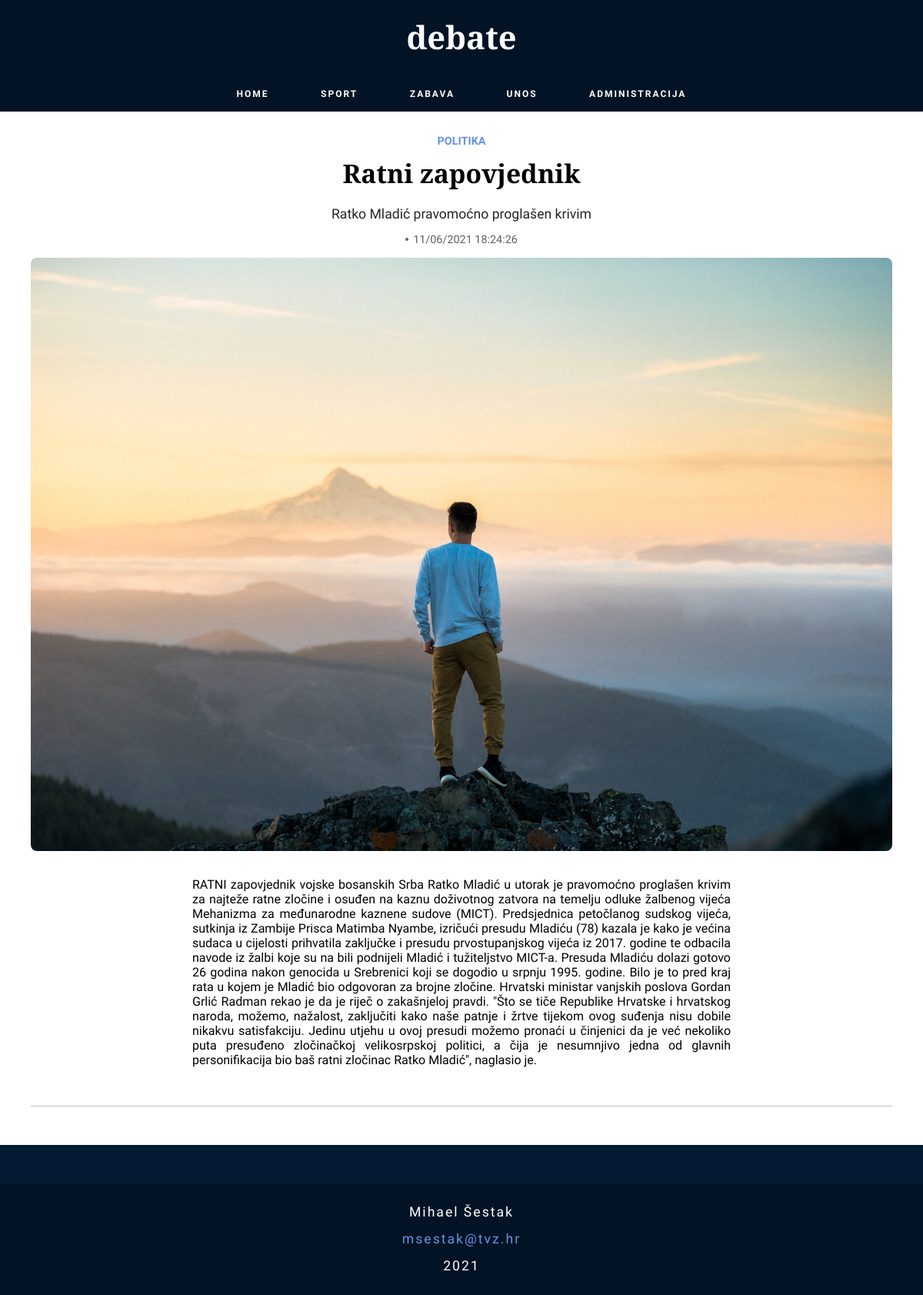
The page /main/clanak.php?id=141 on the database its author committed.
### main/clanak.php (the view, shortened to what this page needs)
<?php
  include_once '../phpProvjere/connect.php';
?>
<!DOCTYPE html>
<html lang="en">
  <head>
    <link rel="stylesheet" type="text/css" href="../styles/style.min.css" />
  </head>
  <body>
    <header id="header">
      <section class="header-content">
        <a href="index.php"><h1 class="site-title">debate</h1></a>
        <nav id="header-nav">
          <ul class="nav-list">
            <li><a href="index.php">home</a></li>
            <li><a href="sport.php">sport</a></li>
            <li><a href="zabava.php">zabava</a></li>
            <li><a href="unos.php">unos</a></li>
            <li><a href="administrator.php">administracija</a></li>
          </ul>
        </nav>
      </section>
    </header>
    <main id="page-wrapper_article">
        <?php
            $id_clanka = $_GET["id"];
            if($sqlConnect) {
                $query = "SELECT * FROM članci WHERE id = $id_clanka";
                $result = @mysqli_query($sqlConnect, $query);
                while ($row = mysqli_fetch_array($result)) {
                echo "
                    <p class='section_title'>" . $row["kategorija"] . "</p>
                    <h2 class='article_title'>" . $row['naslov'] . "</h2>
                    <p class='article_desc'>" . $row['sazetak'] . "</p>
                    <p class='article_time'>" . $row["datum"] . "</p>
                    </br>
                    <img
                        src='" . UPLPATH . $row['slika'] . "'
                        alt='news article'
                        id='article_img'
                    />
                    <p class='article_content'>" . $row['tekst'] . "</p>
                ";
                }
            }
        ?>
      <hr class="line" />
    </main>
    <div class="pre-footer"></div>
    <footer id="footer">
      <p>Mihael Šestak</p>
      <a href="mailto:msestak@tvz.hr?subject=Upit" class="footer-link">msestak@tvz.hr</a>
      <p>2021</p>
    </footer>
  </body>
</html>

### rows shown on the page
članci: kategorija "POLITIKA", naslov "Ratni zapovjednik", sazetak "Ratko Mladić pravomoćno proglašen krivim", datum "11/06/2021 18:24:26", slika (picture), tekst "RATNI zapovjednik vojske bosanskih Srba Ratko Mladić u utorak je pravomoćno proglašen krivim za najteže ratne zločine i osuđen na kaznu doživotnog zatvora na temelju odluke žalbenog vijeća Mehanizma za međunarodne kaznene sudove (MICT). Predsjednica petočlanog sudskog vijeća, sutkinja iz Zambije Prisca Matimba Nyambe, izričući presudu Mladiću (78) kazala je kako je većina sudaca u cijelosti prihvatila zaključke i presudu prvostupanjskog vijeća iz 2017. godine te odbacila navode iz žalbi koje su na bili podnijeli Mladić i tužiteljstvo MICT-a. Presuda Mladiću dolazi gotovo 26 godina nakon genocida u Srebrenici koji se dogodio u srpnju 1995. godine. Bilo je to pred kraj rata u kojem je Mladić…"
